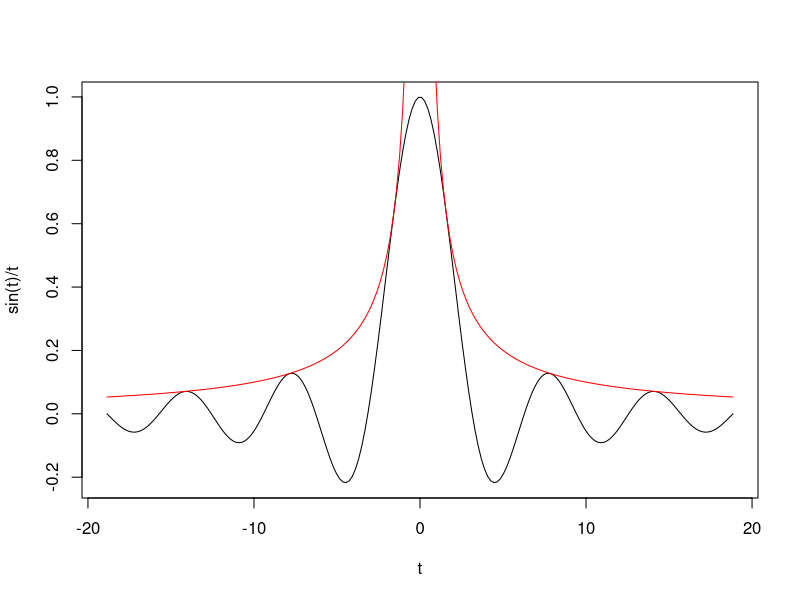
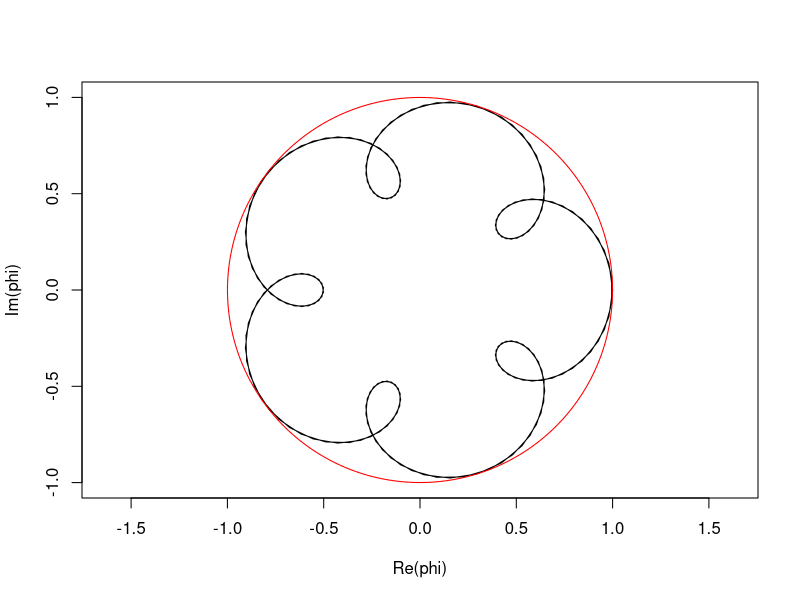
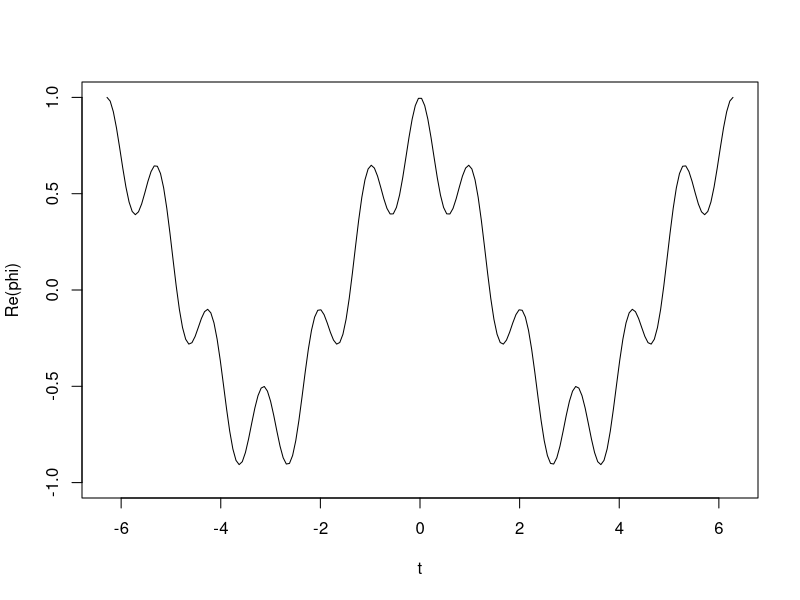
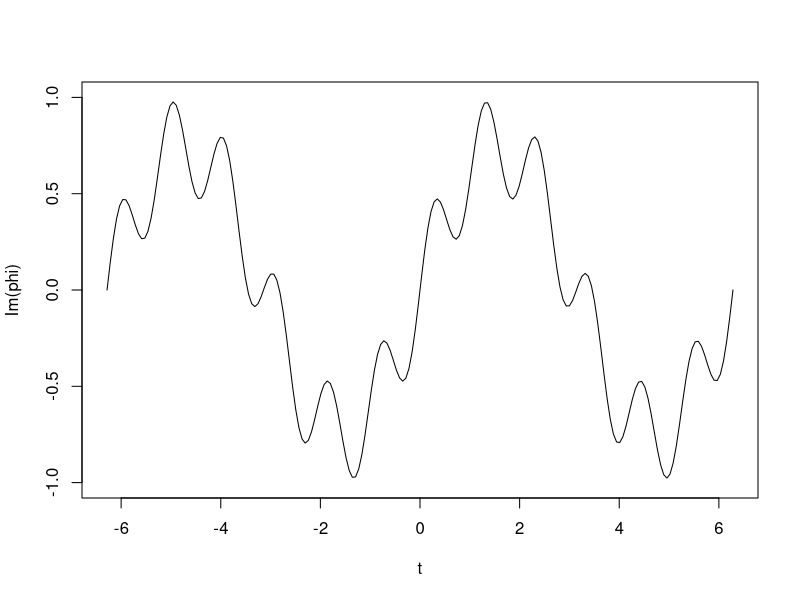
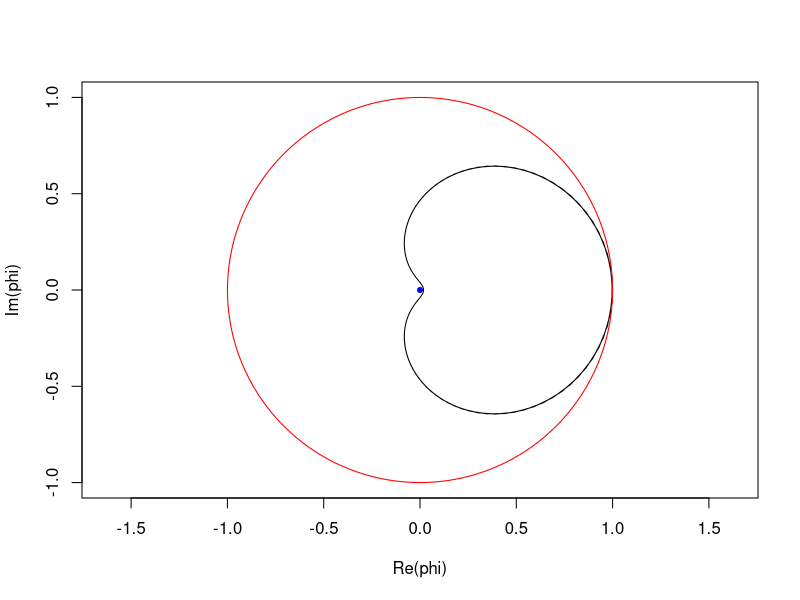
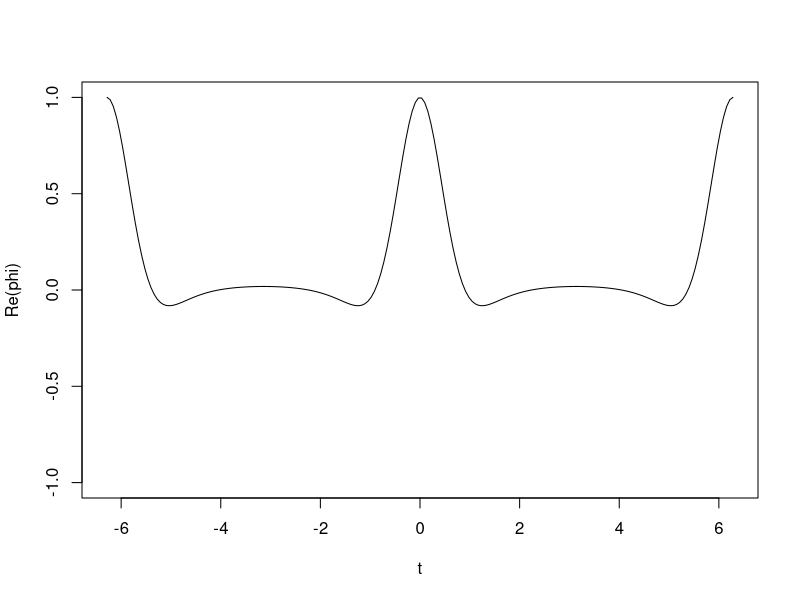
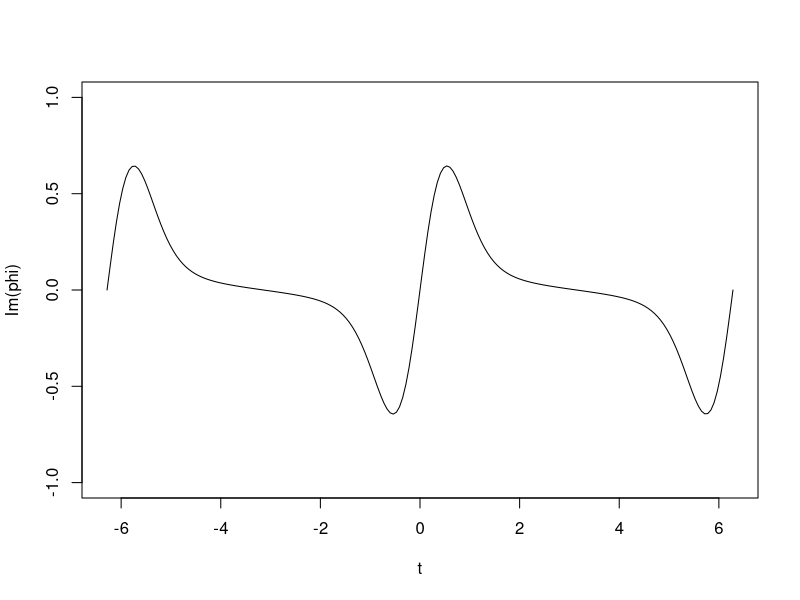
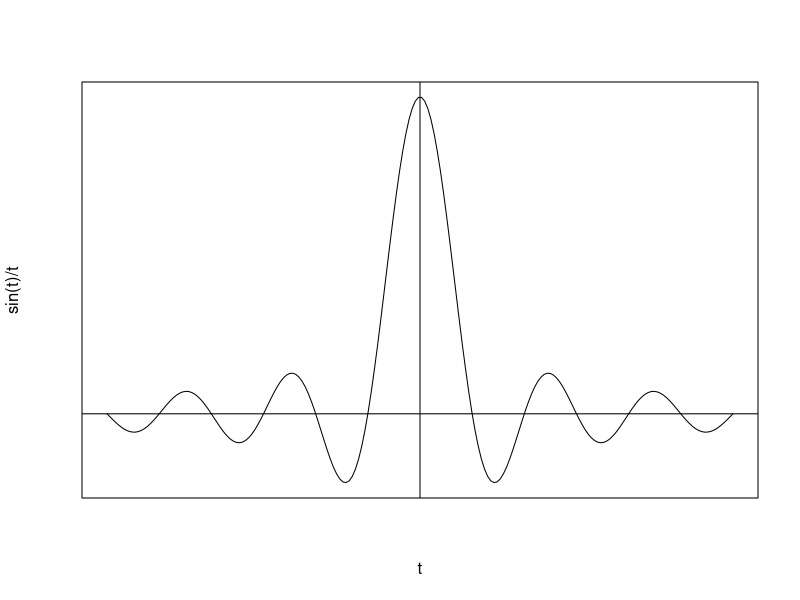

Write R code to recreate these figures, in order.
## ---- chunk 1
t = seq(-6*pi, 6*pi, length.out = 200)
plot(t, sin(t)/t, type='l')
lines(t, 1/abs(t), col='red')
## ---- chunk 2
t = seq(-2*pi, 2*pi, length.out = 200)
x0 = 1; x1 = 6; p = 0.25
phi = (1-p)*exp(complex(imaginary=t*x0))
phi = phi + p*exp(complex(imaginary=t*x1))

cercle = exp(complex(imaginary=t))
## ---- chunk 3
plot(Re(phi), Im(phi), type='l', xlim=c(-1,1), ylim=c(-1,1), asp=1)
lines(Re(cercle), Im(cercle), col='red')
## ---- chunk 4
plot(t, Re(phi), type='l', ylim=c(-1,1))
## ---- chunk 5
plot(t, Im(phi), type='l', ylim=c(-1,1))
## ---- chunk 6
t = seq(-2*pi, 2*pi, length.out = 200)
lambda = 2
phi = exp(lambda*(exp(complex(imaginary = t))-1))
## ---- chunk 7
plot(Re(phi), Im(phi), type='l', xlim=c(-1,1), ylim=c(-1,1), asp=1)
lines(Re(cercle), Im(cercle), col='red')
points(0, 0, col='blue', pch=20)
## ---- chunk 8
plot(t, Re(phi), type='l', ylim=c(-1,1))
## ---- chunk 9
plot(t, Im(phi), type='l', ylim=c(-1,1))
## ---- chunk 10
t = seq(-6*pi, 6*pi, length.out = 200)
plot(t, sin(t)/t, type='l', xaxt='n', yaxt='n')
abline(h=0, v=0)
